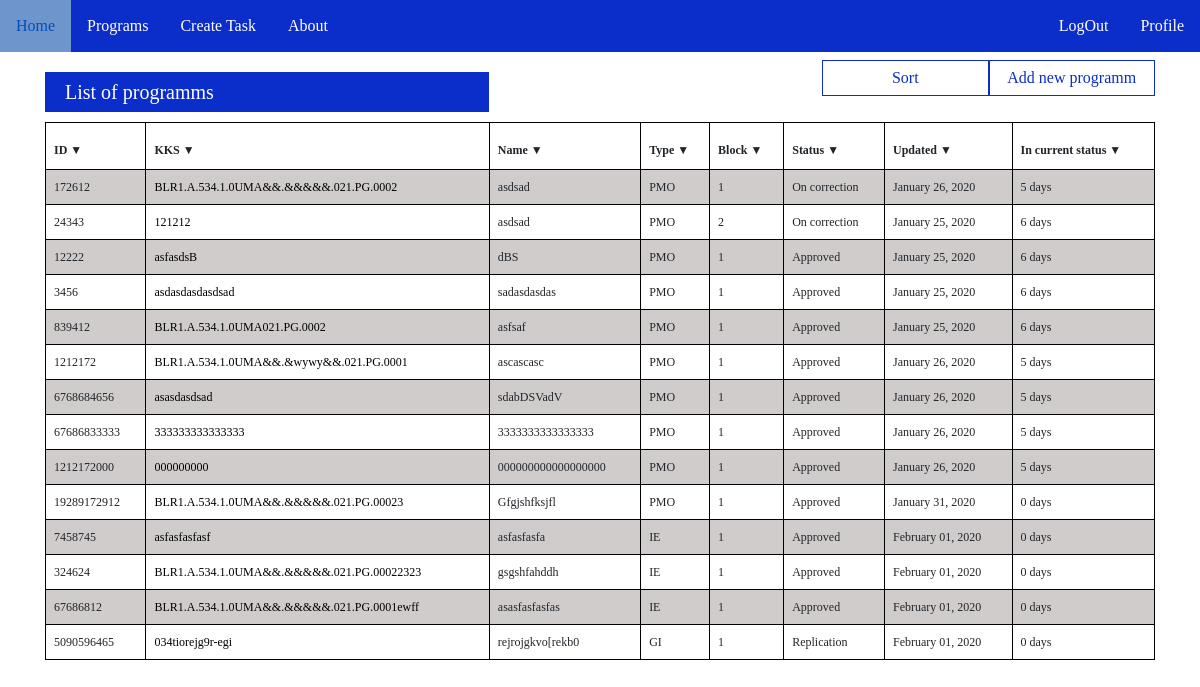
The app's page /programs/ (signed in) with its own data.
### programs/models.py (models this page shows, shortened)
class Program(models.Model):
    modified_by = models.ForeignKey(User, on_delete = models.SET('Deleted'),
    unique = False, default = 1)
    last_modified = models.DateTimeField(default = timezone.now)
    status_update = models.DateTimeField(default = timezone.now)
    program_id = models.IntegerField()
    KKS = models.CharField(max_length = 20)
    name = models.TextField()
    status = models.CharField(max_length = 20)
    details = models.TextField()
    program_type = models.CharField(max_length = 20)
    block = models.IntegerField()
    in_current_status = models.IntegerField(default = 0)

### programs/views.py (the view, shortened to what this page needs)
# urls.py: path('', views.TaskPageView().as_view, name = 'tasks_page'),
    def as_view(self, request):
        print(request.method)
        if request.method == "GET":
            for program in Program.objects.all():
                program.in_current_status = update_status_time(program)
                program.save(update_fields = ['in_current_status'])
            return(render(request, 'programs/main.html', {'programs': Program.objects.all()}))

### programs/views.py (called while the page is built)
def update_status_time(program):
    time_passed = (timezone.now()-program.status_update).total_seconds()
    days_passed = int(time_passed//(24*3600))
    return (days_passed)

### programs/templates/programs/main.html (shortened to what this page needs)
{% extends 'daily_tasks/base.html' %}
{% block additional_media %}
{%load static%}
<link rel="stylesheet" type = "text/css" href = "{% static 'programs/main.css'%}">
{% endblock %}
{% block content %}
<div class = 'lbl' style = 'width:40%; float: left'>List of programms</div>
<form method = "POST">
<button type='submit' name = 'add' class = "add_btn" style = "width: 15%">Add new programm</button>
<button type='submit' name = 'sort' class = "sort_btn" style = "width: 15%">Sort</button>
<table>
    <tr>
      <th id = 'ID'>
        <p id = 'open'>ID &#9660;</p>
      </th>
      <th id = 'KKS'>
        <p id = 'open'>KKS &#9660;</p>
      </th>
      <th id = 'Name'>
        <p id = 'open'>Name &#9660;</p>
      </th>
      <th id = 'Type'>
        <p id = 'open'>Type &#9660;</p>
      </th>
      <th id = 'Block'>
      <p id = 'open'>Block &#9660;</p>
      </th>
      <th id = 'Status'>
        <p id = 'open'>Status &#9660;</p>
      </th>
      <th id = 'Updated'>
        <p id = 'open'>Updated &#9660;</p>
      </th>
      <th id = 'Curr_status'>
        <p id = 'open' >In current status &#9660;</p>
      </th>
    </tr>
  </form>
{% for program in programs %}
<tr>
    <td>{{program.program_id}}</td>
    <td><a href = '{% url "program_details" program.program_id %}'>{{program.KKS}}</a></td>
    <td>{{program.name}}</td>
    <td>{{program.program_type}}</td>
    <td>{{program.block}}</td>
    <td>{{program.status}}</td>
    <td>{{program.status_update|date:'F d, Y'}}</td>
    <td>{{program.in_current_status}} days</td>
  </tr>
{% endfor %}
{% endblock content %}

### daily_tasks/static/programs/main.css (style rules this page uses)
table { width: 100%; }
td, th { border: 1px solid #000000; text-align: left; padding: 8px; font-size: 12px; }
tr:nth-child(even) { background-color: rgb(209, 204, 204); }
p { float:left; }
.add_btn { float: right; width: 15%; }
.sort_btn { float: right; width: 15%; }

### daily_tasks/static/daily_tasks/main.css (style rules this page uses)
* { font-family: myFirstFont; }
a { text-decoration: none; color: black; }
p { margin-top: 10px; margin-bottom: 2px; }
div.lbl { background-color: rgb(11, 46, 202); height: 40px; line-height: 40px; color:white; padding-left: 20px; font-size: 20px; margin-bottom: 10px; margin-top: 20px; width: 80%; }
button { color: rgb(11, 46, 202); padding: 14px 20px; margin: 8px 0; cursor: pointer; width: 60%; }
button[type=submit] { background-color: white; color: rgb(11, 46, 202); padding: 5px; margin: 8px 0; border: 1px solid rgb(11, 46, 202); cursor: pointer; width: 40%; }

### records on screen
Program: program_id "172612", KKS "BLR1.A.534.1.0UMA&&.&&&&&.021.PG.0002", name "asdsad", program_type "PMO", block "1", status "On correction", status_update "January 26, 2020", in_current_status "5"
Program: program_id "24343", KKS "121212", name "asdsad", program_type "PMO", block "2", status "On correction", status_update "January 25, 2020", in_current_status "6"
Program: program_id "12222", KKS "asfasdsB", name "dBS", program_type "PMO", block "1", status "Approved", status_update "January 25, 2020", in_current_status "6"
Program: program_id "3456", KKS "asdasdasdasdsad", name "sadasdasdas", program_type "PMO", block "1", status "Approved", status_update "January 25, 2020", in_current_status "6"
Program: program_id "839412", KKS "BLR1.A.534.1.0UMA021.PG.0002", name "asfsaf", program_type "PMO", block "1", status "Approved", status_update "January 25, 2020", in_current_status "6"
Program: program_id "1212172", KKS "BLR1.A.534.1.0UMA&&.&wywy&&.021.PG.0001", name "ascascasc", program_type "PMO", block "1", status "Approved", status_update "January 26, 2020", in_current_status "5"
Program: program_id "6768684656", KKS "asasdasdsad", name "sdabDSVadV", program_type "PMO", block "1", status "Approved", status_update "January 26, 2020", in_current_status "5"
Program: program_id "67686833333", KKS "333333333333333", name "3333333333333333", program_type "PMO", block "1", status "Approved", status_update "January 26, 2020", in_current_status "5"
Program: program_id "1212172000", KKS "000000000", name "000000000000000000", program_type "PMO", block "1", status "Approved", status_update "January 26, 2020", in_current_status "5"
Program: program_id "19289172912", KKS "BLR1.A.534.1.0UMA&&.&&&&&.021.PG.00023", name "Gfgjshfksjfl", program_type "PMO", block "1", status "Approved", status_update "January 31, 2020", in_current_status "0"
Program: program_id "7458745", KKS "asfasfasfasf", name "asfasfasfa", program_type "IE", block "1", status "Approved", status_update "February 01, 2020", in_current_status "0"
Program: program_id "324624", KKS "BLR1.A.534.1.0UMA&&.&&&&&.021.PG.00022323", name "gsgshfahddh", program_type "IE", block "1", status "Approved", status_update "February 01, 2020", in_current_status "0"
Program: program_id "67686812", KKS "BLR1.A.534.1.0UMA&&.&&&&&.021.PG.0001ewff", name "asasfasfasfas", program_type "IE", block "1", status "Approved", status_update "February 01, 2020", in_current_status "0"
Program: program_id "5090596465", KKS "034tiorejg9r-egi", name "rejrojgkvo[rekb0", program_type "GI", block "1", status "Replication", status_update "February 01, 2020", in_current_status "0"
